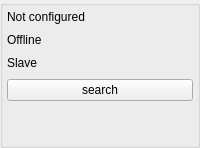
            <widget class="QGroupBox" name="groupBox38">
             <property name="toolTip">
              <string>general status of MCPD-8</string>
             </property>
             <layout class="QVBoxLayout" name="verticalLayout_6">
              <property name="spacing">
               <number>9</number>
              </property>
              <property name="leftMargin">
               <number>4</number>
              </property>
              <property name="topMargin">
               <number>4</number>
              </property>
              <property name="rightMargin">
               <number>4</number>
              </property>
              <property name="bottomMargin">
               <number>4</number>
              </property>
              <item>
               <widget class="QLabel" name="mcpdConfigText1">
                <property name="toolTip">
                 <string>Configuration File</string>
                </property>
                <property name="text">
                 <string>Not configured</string>
                </property>
                <property name="wordWrap">
                 <bool>false</bool>
                </property>
               </widget>
              </item>
              <item>
               <widget class="QLabel" name="mcpdStatusText1">
                <property name="toolTip">
                 <string>Ethernet Status</string>
                </property>
                <property name="text">
                 <string>Offline</string>
                </property>
                <property name="wordWrap">
                 <bool>false</bool>
                </property>
               </widget>
              </item>
              <item>
               <widget class="QLabel" name="mcpdMasterText1">
                <property name="toolTip">
                 <string>Master/Slave</string>
                </property>
                <property name="text">
                 <string>Slave</string>
                </property>
                <property name="wordWrap">
                 <bool>false</bool>
                </property>
               </widget>
              </item>
              <item>
               <widget class="QPushButton" name="searchMcpdButton1">
                <property name="toolTip">
                 <string>Try to find on ethernet</string>
                </property>
                <property name="text">
                 <string>search</string>
                </property>
               </widget>
              </item>
              <item>
               <spacer name="verticalSpacer_8">
                <property name="orientation">
                 <enum>Qt::Vertical</enum>
                </property>
                <property name="sizeHint" stdset="0">
                 <size>
                  <width>20</width>
                  <height>40</height>
                 </size>
                </property>
               </spacer>
              </item>
             </layout>
            </widget>
